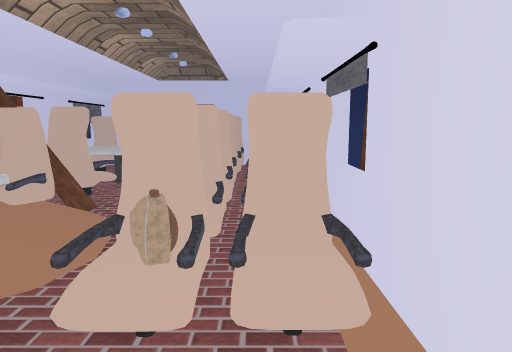
View 1 (above)

16 first-person views from a walk through a 3-D level made in the Unity game engine. The camera is 1.3 m above the floor, tilts 8° down and sees 70° across. Doors are open. The floor is counted in squares, 0.5 m on a side. Each view is taken from the middle of a square. On the plan, view 1 faces up. The plan holds only what a view shows up to about 20 squares ahead; the rest is blank. The place goes on beyond the plan. Some surface patterns are stand-ins.

View 2
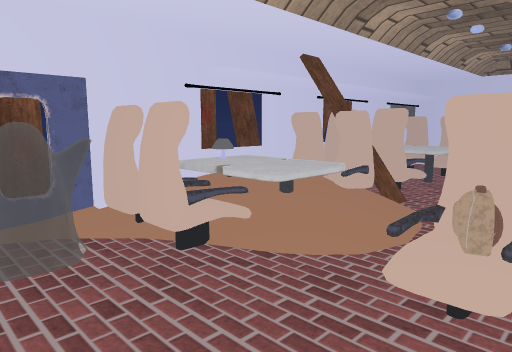

View 3
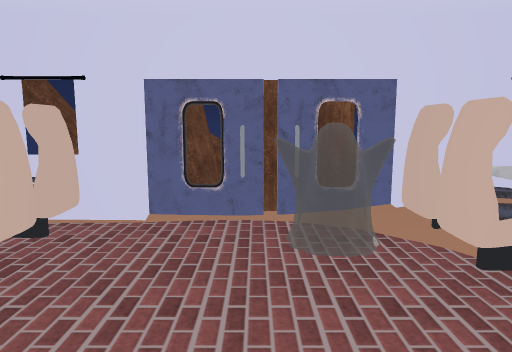

View 4
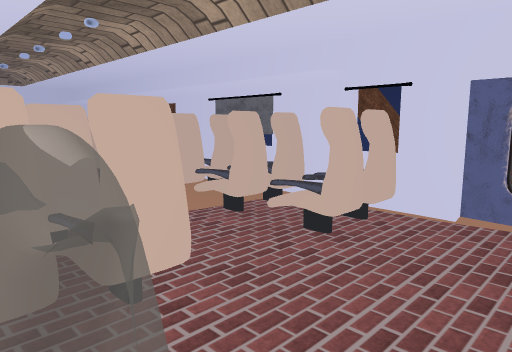

View 5
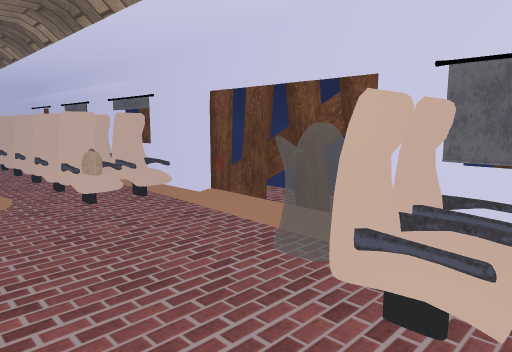

View 6
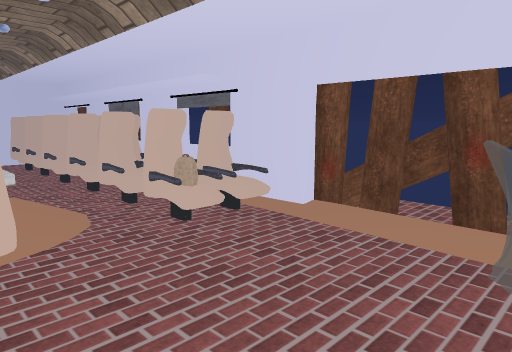

View 7
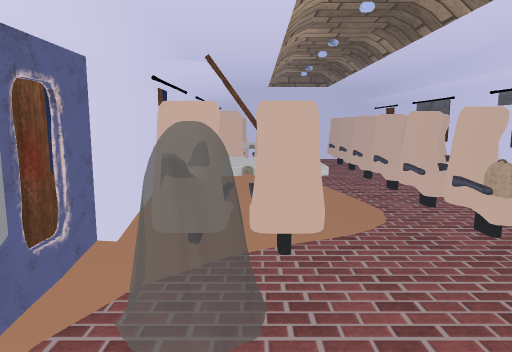

View 8
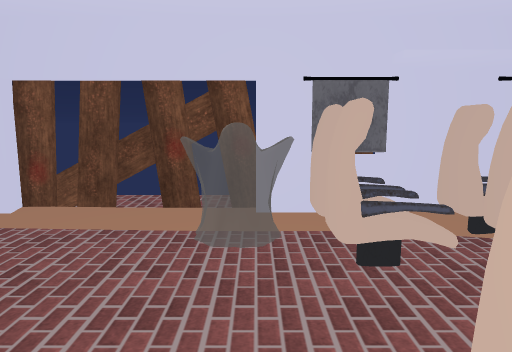

View 9
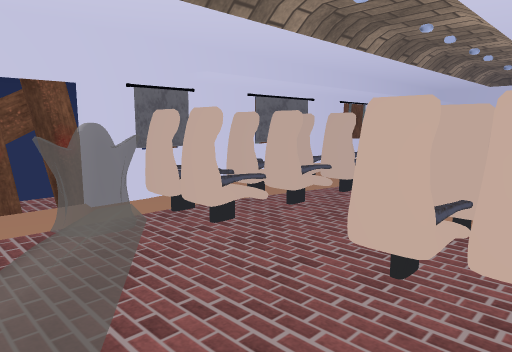

View 10
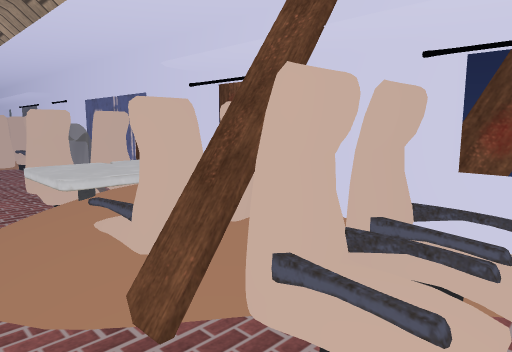

View 11
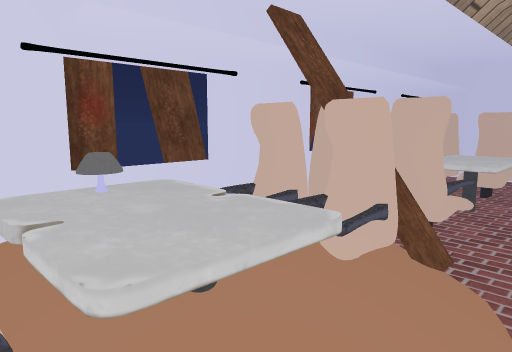

View 12
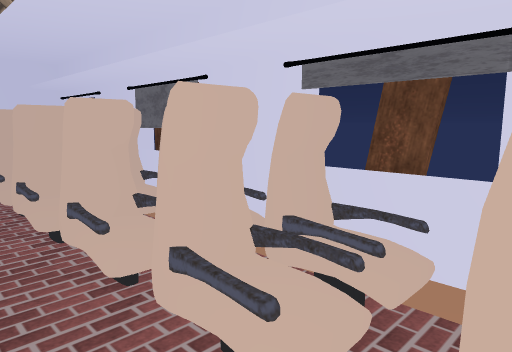

View 13
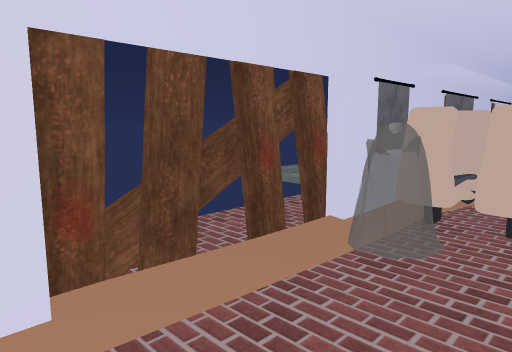

View 14
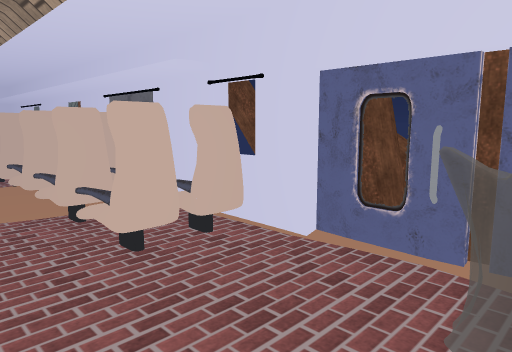

View 15
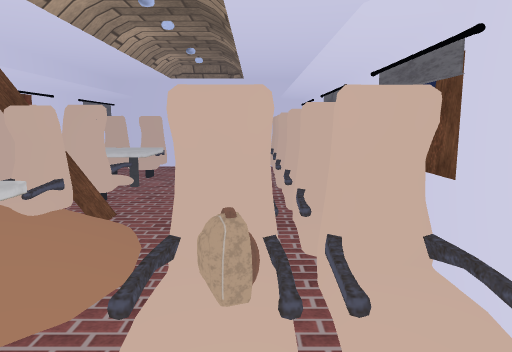

View 16
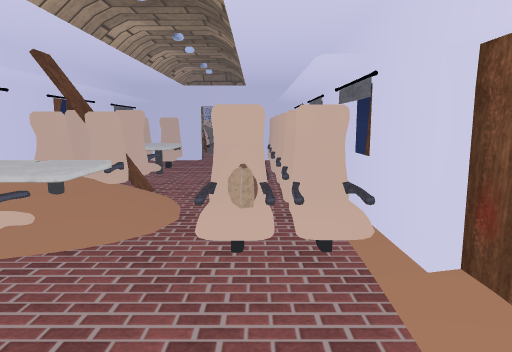

### Floor plan
Key: @ floor where view 1 was taken; # wall or solid block; . main floor; : floor 0.25 m higher than the main floor; + floor 0.5 m higher than the main floor; * floor 0.75 m higher than the main floor; / step, stairs or slope; D open door; B barricade; O other object.
Columns run from 11 left of view 1 to 5 right of it. Each row starts with its distance up from view 1.
 15  O  OOO..OOOO
 14  B+OOO...OO##OO
 13  #OOOO...OO ##O
 12  #OOOO...OOOO#
 11  #:#BB/..OO#O#
 10  ##OBB/..OO###
  9  ### ///.OOOO#
  8   # ////.OO#O#B
  7  ## **//.OO#O#B
  6  ##***//...O #
  5  #/////..OOO##
  4  #   O...OOO##
  3  ##OOO.......DB
  2 B#...........BB
  1 BB...........BB..
  0 B#.........@.BB..
 -1 BB...........BB..
 -2 B#...........BB..
 -3 BB...........BB..
 -4 B#...........DB..
 -5 B#OOOO...OOOO#...
 -6 B#O#OO...OO#O#O
 -7 B#O OO...OO##OO
 -8 B#...........#
 -9  #OOOO...OO#O#
-10  ##  O. .O

Where each view was taken, in squares from view 1:
view 1: 0 up, 0 right, facing up
view 2: 1 down, 0 right, facing up-left
view 3: 1 down, 0 right, facing left
view 4: 1 down, 1 right, facing down-left
view 5: 8 down, 6 left, facing up-right
view 6: 4 down, 7 left, facing up-right
view 7: 4 down, 7 left, facing up
view 8: 4 down, 8 left, facing right
view 9: 0 up, 9 left, facing down-right
view 10: 15 up, 3 left, facing down-left
view 11: 4 up, 3 left, facing up-left
view 12: 5 up, 4 left, facing up-right
view 13: 4 up, 3 left, facing down-right
view 14: 1 up, 3 left, facing down-left
view 15: 1 up, 1 left, facing up
view 16: 3 down, 1 left, facing up
